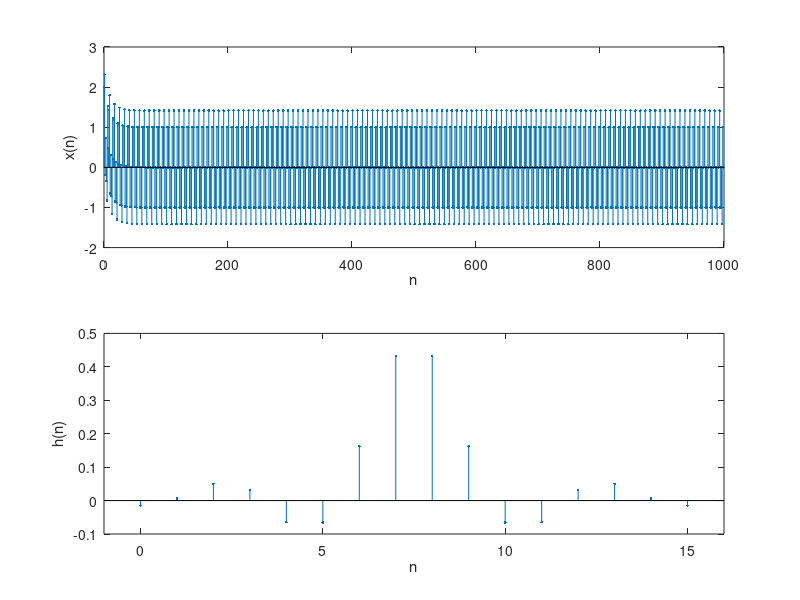
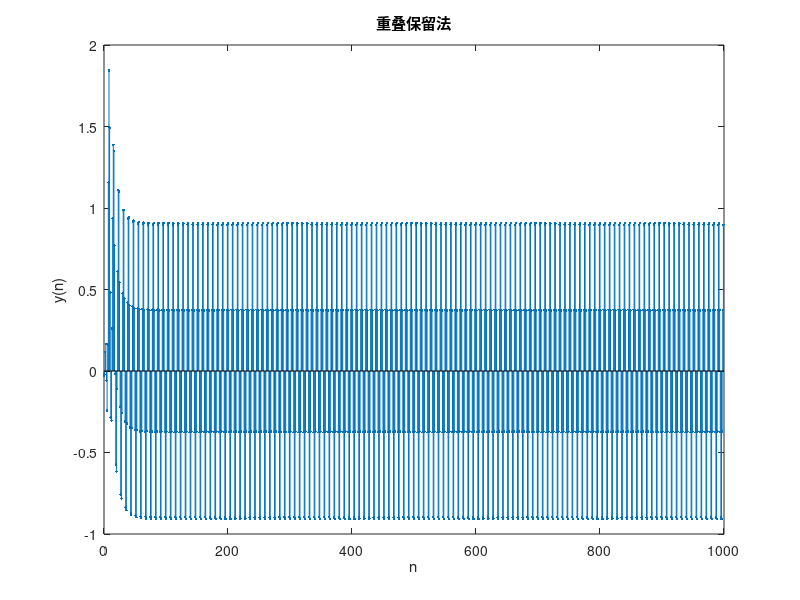
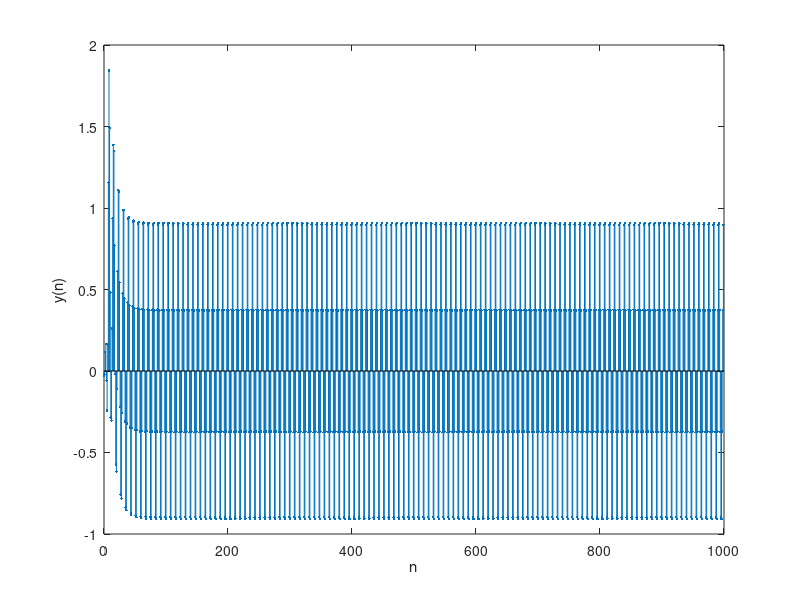

Write MATLAB code to recreate these figures, in order.
hn = [-0.014534,0.006316,0.049630,0.030960,-0.064914,-0.065690,0.161875,0.432748,0.432748,0.161875,-0.065690,-0.064914,0.030960,0.049630,0.006316,-0.014534];
n = 0:999;k = 1:128;m = 0:15;
xn = 0.9.^n + cos(0.25*pi*n) + sin(0.75*pi*n);
x1n = [zeros(1,15),xn(1:113)];x2n = xn(99:226);x3n = xn(212:339);
x4n = xn(325:452);x5n = xn(438:565);x6n = xn(551:678);
x7n = xn(664:791);x8n = xn(777:904);x9n = [xn(890:1000),zeros(1,17)];
Hn = [hn,zeros(1,128-16)];Y = zeros(9,128);
for i = 1:9
    XiN = fft(eval(['x',num2str(i),'n']),128);
    Y(i,:) = ifft(XiN.*fft(Hn,128));
end
yn_overlap_save = Y(:,16:128)';
yn_overlap_save_1000 = yn_overlap_save(1:1000);
figure(1);
subplot(2,1,1);stem(n,xn,'.');xlabel('n');ylabel('x(n)');
subplot(2,1,2);stem(m,hn,'.');xlabel('n');ylabel('h(n)');axis([-1 16 -0.1 0.5]);
figure(2);
stem(n,yn_overlap_save_1000,'.');xlabel('n');ylabel('y(n)');title('重叠保留法');

figure;
y = fftfilt(hn, xn, 32);
stem(0:999, y,'.');xlabel('n');ylabel('y(n)');